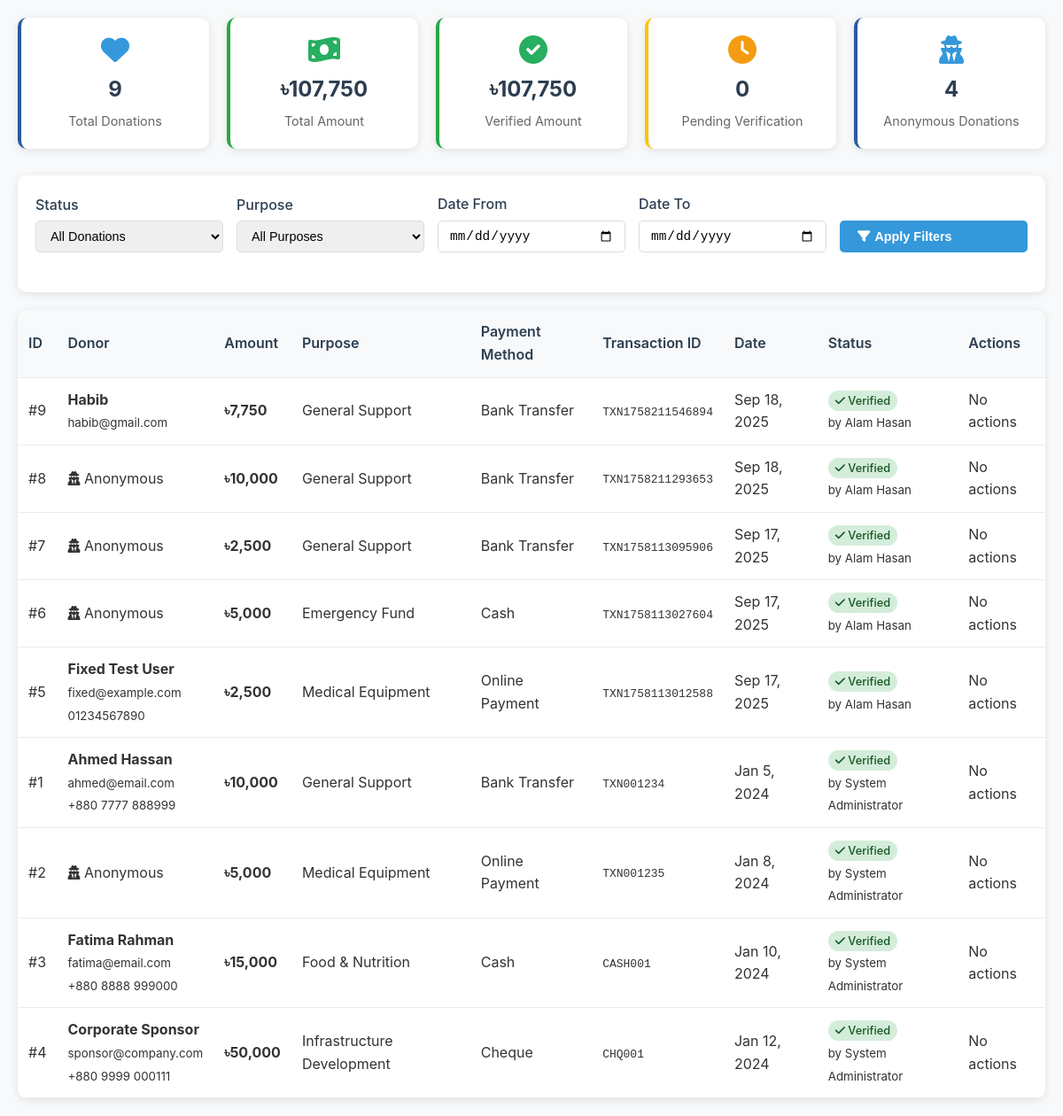
Screenshot of /admin/donations.php (signed in) with the database file from the repository.
### tables this page shows
CREATE TABLE `donations` (
  `id` int(11) NOT NULL,
  `donor_name` varchar(100) DEFAULT NULL,
  `donor_email` varchar(100) DEFAULT NULL,
  `donor_phone` varchar(20) DEFAULT NULL,
  `amount` decimal(10,2) NOT NULL,
  `purpose` varchar(100) DEFAULT NULL,
  `payment_method` varchar(50) DEFAULT NULL,
  `transaction_id` varchar(100) DEFAULT NULL,
  `donation_date` date DEFAULT NULL,
  `is_anonymous` tinyint(1) DEFAULT 0,
  `is_verified` tinyint(1) DEFAULT 0,
  `verified_by` int(11) DEFAULT NULL,
  `created_at` timestamp NOT NULL DEFAULT current_timestamp()
);

### admin/donations.php (the view, shortened to what this page needs)
<?php
$database = new Database();
$db = $database->getConnection();
$status_filter = $_GET['status'] ?? 'all';
$date_from = $_GET['date_from'] ?? '';
$date_to = $_GET['date_to'] ?? '';
$where_clause = '';
$page = intval($_GET['page'] ?? 1);
$per_page = 20;
$offset = ($page - 1) * $per_page;
$donations_query = "SELECT d.*,
                           CONCAT(u.first_name, ' ', u.last_name) as verified_by_name
                    FROM donations d
                    LEFT JOIN users u ON d.verified_by = u.id
                    $where_clause
                    ORDER BY d.created_at DESC
                    LIMIT :limit OFFSET :offset";
$donations_stmt = $db->prepare($donations_query);
$donations_stmt->bindValue(':limit', $per_page, PDO::PARAM_INT);
$donations_stmt->bindValue(':offset', $offset, PDO::PARAM_INT);
$donations_stmt->execute();
$donations = $donations_stmt->fetchAll(PDO::FETCH_ASSOC);
$stats_query = "SELECT
                    COUNT(*) as total_donations,
                    SUM(amount) as total_amount,
                    SUM(CASE WHEN is_verified = 1 THEN amount ELSE 0 END) as verified_amount,
                    COUNT(CASE WHEN is_verified = 0 THEN 1 END) as pending_count,
                    COUNT(CASE WHEN is_anonymous = 1 THEN 1 END) as anonymous_count
                FROM donations";
$stats_stmt = $db->prepare($stats_query);
$stats_stmt->execute();
$stats = $stats_stmt->fetch(PDO::FETCH_ASSOC);
?>
<!DOCTYPE html>
<html lang="en">
<head>
    <link rel="stylesheet" href="../assets/css/style.css">
    <link rel="stylesheet" href="../assets/css/auth.css">
    <link href="https://cdnjs.cloudflare.com/ajax/libs/font-awesome/6.0.0/css/all.min.css" rel="stylesheet">
</head>
<body>
    <div class="stats-grid">
        <div class="stat-card info">
            <i class="fas fa-heart"></i>
            <div class="stat-number"><?php echo $stats['total_donations']; ?></div>
            <div class="stat-label">Total Donations</div>
        </div>
        <div class="stat-card success">
            <i class="fas fa-money-bill-wave"></i>
            <div class="stat-number">৳<?php echo number_format($stats['total_amount']); ?></div>
            <div class="stat-label">Total Amount</div>
        </div>
        <div class="stat-card success">
            <i class="fas fa-check-circle"></i>
            <div class="stat-number">৳<?php echo number_format($stats['verified_amount']); ?></div>
            <div class="stat-label">Verified Amount</div>
        </div>
        <div class="stat-card warning">
            <i class="fas fa-clock"></i>
            <div class="stat-number"><?php echo $stats['pending_count']; ?></div>
            <div class="stat-label">Pending Verification</div>
        </div>
        <div class="stat-card info">
            <i class="fas fa-user-secret"></i>
            <div class="stat-number"><?php echo $stats['anonymous_count']; ?></div>
            <div class="stat-label">Anonymous Donations</div>
        </div>
    </div>
    <div class="filters">
        <form method="GET" action="">
            <div class="filters-grid">
                <div class="form-group">
                    <label>Status</label>
                    <select name="status">
                        <option value="all" <?php echo $status_filter === 'all' ? 'selected' : ''; ?>>All Donations</option>
                    </select>
                </div>
                <div class="form-group">
                    <label>Purpose</label>
                    <select name="purpose">
                        <option value="">All Purposes</option>
                    </select>
                </div>
                <div class="form-group">
                    <label>Date From</label>
                    <input type="date" name="date_from" value="<?php echo htmlspecialchars($date_from); ?>">
                </div>
                <div class="form-group">
                    <label>Date To</label>
                    <input type="date" name="date_to" value="<?php echo htmlspecialchars($date_to); ?>">
                </div>
                <div class="form-group">
                    <button type="submit" class="btn btn-primary">
                        <i class="fas fa-filter"></i> Apply Filters
                    </button>
                </div>
            </div>
        </form>
    </div>
    <div class="donations-table">
        <table class="table">
            <thead>
                <tr>
                    <th>ID</th>
                    <th>Donor</th>
                    <th>Amount</th>
                    <th>Purpose</th>
                    <th>Payment Method</th>
                    <th>Transaction ID</th>
                    <th>Date</th>
                    <th>Status</th>
                    <th>Actions</th>
                </tr>
            </thead>
            <tbody>
                <?php if (!empty($donations)): ?>
                    <?php foreach ($donations as $donation): ?>
                        <tr>
                            <td>#<?php echo $donation['id']; ?></td>
                            <td>
                                <?php if ($donation['is_anonymous']): ?>
                                    <i class="fas fa-user-secret"></i> Anonymous
                                <?php else: ?>
                                    <strong><?php echo htmlspecialchars($donation['donor_name']); ?></strong><br>
                                    <small><?php echo htmlspecialchars($donation['donor_email']); ?></small>
                                    <?php if ($donation['donor_phone']): ?>
                                        <br><small><?php echo htmlspecialchars($donation['donor_phone']); ?></small>
                                    <?php endif; ?>
                                <?php endif; ?>
                            </td>
                            <td><strong>৳<?php echo number_format($donation['amount']); ?></strong></td>
                            <td><?php echo htmlspecialchars($donation['purpose']); ?></td>
                            <td><?php echo htmlspecialchars($donation['payment_method']); ?></td>
                            <td><code><?php echo htmlspecialchars($donation['transaction_id']); ?></code></td>
                            <td><?php echo date('M j, Y', strtotime($donation['donation_date'])); ?></td>
                            <td>
                                <?php if ($donation['is_verified']): ?>
                                    <span class="status-badge status-verified">
                                        <i class="fas fa-check"></i> Verified
                                    </span>
                                    <?php if ($donation['verified_by_name']): ?>
                                        <br><small>by <?php echo htmlspecialchars($donation['verified_by_name']); ?></small>
                                    <?php endif; ?>
                                <?php else: ?>
                                    <span class="status-badge status-pending">
                                        <i class="fas fa-clock"></i> Pending
                                    </span>
                                <?php endif; ?>
                            </td>
                            <td>
                                <?php if (!$donation['is_verified']): ?>
                                    <button onclick="verifyDonation(<?php echo $donation['id']; ?>, 'verify')"
                                            class="btn btn-success btn-sm" title="Verify Donation">
                                        <i class="fas fa-check"></i>
                                    </button>
                                    <button onclick="verifyDonation(<?php echo $donation['id']; ?>, 'reject')"
                                            class="btn btn-danger btn-sm" title="Reject Donation">
                                        <i class="fas fa-times"></i>
                                    </button>
                                <?php else: ?>
                                    <span class="text-muted">No actions</span>
                                <?php endif; ?>
                            </td>
                        </tr>
                    <?php endforeach; ?>
                <?php endif; ?>
            </tbody>
        </table>
    </div>
</body>
</html>

### assets/css/style.css (style rules this page uses)
* { margin: 0; padding: 0; box-sizing: border-box; }
body { font-family: 'Segoe UI', Tahoma, Geneva, Verdana, sans-serif; line-height: 1.6; color: #333; background-color: #f8f9fa; }
.btn { padding: 15px 30px; border-radius: 30px; text-decoration: none; font-weight: 600; transition: all 0.3s; border: none; cursor: pointer; display: inline-block; text-align: center; }
.btn-primary { background: #fff; color: #2c5aa0; }
.form-group { margin-bottom: 25px; }
.form-group input, .form-group textarea { width: 100%; padding: 15px; border: 2px solid #e9ecef; border-radius: 8px; font-size: 1rem; transition: border-color 0.3s; }

### assets/css/auth.css (style rules this page uses)
.stats-grid { display: grid; grid-template-columns: repeat(auto-fit, minmax(200px, 1fr)); gap: 20px; margin-bottom: 30px; }
.stat-card { background: white; padding: 25px; border-radius: 10px; box-shadow: 0 2px 10px rgba(0,0,0,0.1); text-align: center; border-left: 4px solid #2c5aa0; }
.stat-card.warning { border-left-color: #ffc107; }
.stat-card.success { border-left-color: #28a745; }
.stat-card i { font-size: 2.5rem; color: #2c5aa0; margin-bottom: 15px; }
.stat-card.warning i { color: #ffc107; }
.stat-card.success i { color: #28a745; }
.stat-number { font-size: 2rem; font-weight: bold; color: #333; margin-bottom: 5px; }
.stat-label { color: #666; font-size: 0.9rem; }

### admin/donations.php (style rules this page uses)
body { font-family: -apple-system, BlinkMacSystemFont, "Segoe UI", Roboto, sans-serif; background: #f8f9fa; margin: 0; padding: 20px; }
.stats-grid { display: grid; grid-template-columns: repeat(auto-fit, minmax(200px, 1fr)); gap: 20px; margin-bottom: 30px; }
.stat-card { background: white; padding: 20px; border-radius: 10px; box-shadow: 0 2px 10px rgba(0,0,0,0.1); text-align: center; }
.stat-card i { font-size: 2rem; margin-bottom: 10px; color: #3498db; }
.stat-card.success i { color: #27ae60; }
.stat-card.warning i { color: #f39c12; }
.stat-card.info i { color: #3498db; }
.stat-number { font-size: 1.5rem; font-weight: bold; color: #2c3e50; }
.stat-label { color: #666; font-size: 0.9rem; }
.filters { background: white; padding: 20px; border-radius: 10px; box-shadow: 0 2px 10px rgba(0,0,0,0.1); margin-bottom: 20px; }
.filters-grid { display: grid; grid-template-columns: repeat(auto-fit, minmax(200px, 1fr)); gap: 15px; align-items: end; }
.form-group { display: flex; flex-direction: column; }
.form-group label { margin-bottom: 5px; font-weight: 500; color: #2c3e50; }
.form-group input, .form-group select { padding: 8px 12px; border: 1px solid #ddd; border-radius: 5px; font-size: 0.9rem; }
.btn { padding: 10px 20px; border: none; border-radius: 5px; cursor: pointer; text-decoration: none; font-size: 0.9rem; transition: all 0.2s; display: inline-flex; align-items: center; gap: 5px; }
.btn-primary { background: #3498db; color: white; }
.donations-table { background: white; border-radius: 10px; box-shadow: 0 2px 10px rgba(0,0,0,0.1); overflow: hidden; }
.table { width: 100%; border-collapse: collapse; }
.table th, .table td { padding: 12px; text-align: left; border-bottom: 1px solid #e9ecef; }
.table th { background: #f8f9fa; font-weight: 600; color: #2c3e50; }
.status-badge { padding: 4px 8px; border-radius: 12px; font-size: 0.8rem; font-weight: 500; }
.status-verified { background: #d4edda; color: #155724; }

### rows the page displays
donations: id "9", donor_name "Habib", donor_email "habib@gmail.com", amount "7,750", purpose "General Support", payment_method "Bank Transfer", transaction "TXN1758211546894", donation_date "Sep 18, 2025", verified_by_name "Alam Hasan", is_verified "No actions"
donations: id "8", is_anonymous 1 (drawn), amount "10,000", purpose "General Support", payment_method "Bank Transfer", transaction "TXN1758211293653", donation_date "Sep 18, 2025", verified_by_name "Alam Hasan", is_verified "No actions"
donations: id "7", is_anonymous 1 (drawn), amount "2,500", purpose "General Support", payment_method "Bank Transfer", transaction "TXN1758113095906", donation_date "Sep 17, 2025", verified_by_name "Alam Hasan", is_verified "No actions"
donations: id "6", is_anonymous 1 (drawn), amount "5,000", purpose "Emergency Fund", payment_method "Cash", transaction "TXN1758113027604", donation_date "Sep 17, 2025", verified_by_name "Alam Hasan", is_verified "No actions"
donations: id "5", donor_name "Fixed Test User", donor_email "fixed@example.com", donor_phone "01234567890", amount "2,500", purpose "Medical Equipment", payment_method "Online Payment", transaction "TXN1758113012588", donation_date "Sep 17, 2025", verified_by_name "Alam Hasan", is_verified "No actions"
donations: id "1", donor_name "Ahmed Hassan", donor_email "ahmed@email.com", donor_phone "+880 7777 888999", amount "10,000", purpose "General Support", payment_method "Bank Transfer", transaction "TXN001234", donation_date "Jan 5, 2024", verified_by_name "System Administrator", is_verified "No actions"
donations: id "2", is_anonymous 1 (drawn), amount "5,000", purpose "Medical Equipment", payment_method "Online Payment", transaction "TXN001235", donation_date "Jan 8, 2024", verified_by_name "System Administrator", is_verified "No actions"
donations: id "3", donor_name "Fatima Rahman", donor_email "fatima@email.com", donor_phone "+880 8888 999000", amount "15,000", purpose "Food & Nutrition", payment_method "Cash", transaction "CASH001", donation_date "Jan 10, 2024", verified_by_name "System Administrator", is_verified "No actions"
donations: id "4", donor_name "Corporate Sponsor", donor_email "sponsor@company.com", donor_phone "+880 9999 000111", amount "50,000", purpose "Infrastructure Development", payment_method "Cheque", transaction "CHQ001", donation_date "Jan 12, 2024", verified_by_name "System Administrator", is_verified "No actions"

### other values shown
$stats['total_donations'] "9"
$stats['total_amount'] "107,750"
$stats['verified_amount'] "107,750"
$stats['pending_count'] "0"
$stats['anonymous_count'] "4"
